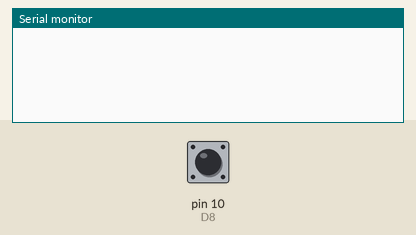
Simulated run of this sketch. Board: Arduino Uno, built with avr-gcc and run on an emulated ATmega328P. On the bench: the last lines printed to the serial monitor. Inputs (shaded band) come from the test bench; at power-on: pin 10 (D8) HIGH.

Above: at 1.2 s.
1.3 s: pin 10 (D8) pulled LOW for 0.15 s
At 2.1 s:
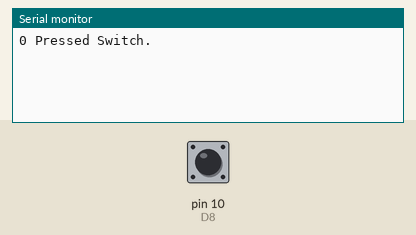
2.9 s: pin 10 (D8) pulled LOW for 1 s
At 4.9 s:
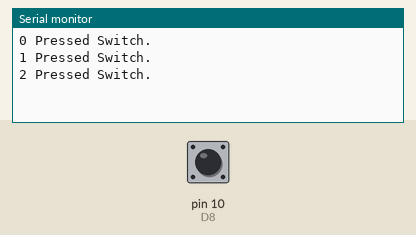
5.4 s: pin 10 (D8) pulled LOW for 0.15 s
At 6.4 s:
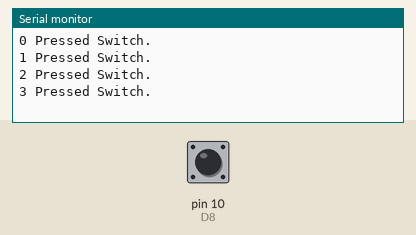
Timing chart, 0 to 8.4 s (numbered marks = the images above; inputs shaded):
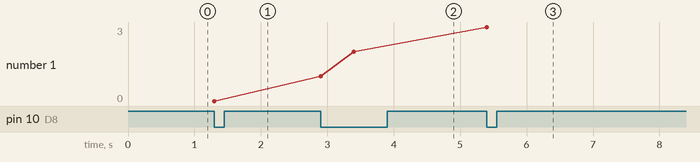

The sketch:

2.0_8266_Switch_Input.ino
```cpp
#define D8 10 // Mapping pin of NodeMCU with ESP8266
#define button D8 // switch input Active Low
#define pressed LOW

void setup()
{
  Serial.begin(9600);
  pinMode(button,INPUT_PULLUP);
}

int i=0;
void loop()
{
  bool ReadSwitch = digitalRead(button);
  if(ReadSwitch == pressed)
  {
    Serial.print(i++);
    Serial.println(" Pressed Switch.");
    delay(500);
  }
}
```

Measured:
- after the input at 1.3 s, the serial monitor: prints a new line at once (image 1)
- after the input at 2.9 s, the serial monitor: prints a new line at once (image 2)
- after the input at 5.4 s, the serial monitor: prints a new line at once (image 3)
- plotted number 1: 0 → 2 after the input at 2.9 s, 2 → 3 after the input at 5.4 s
